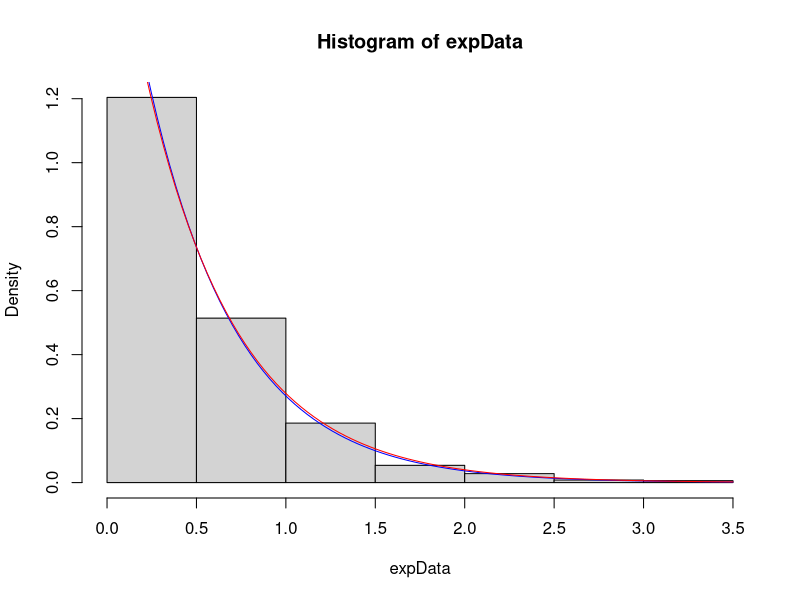

This chart was generated by the following R code: (Note: this script raises an error after producing the figure.)
## ---- chunk 1

## ---- chunk 2
#Qtn 1
#set seed 1
set.seed(1)


#sample 100 obs
expData <- rexp(1000, 2)
max(expData)
## ---- chunk 3
hist(expData, prob = TRUE)
curve(dexp(x, rate = 2), col='blue', add = TRUE)
curve(dexp(x, rate = 1.940473), col='red', add = TRUE)

## ---- chunk 4
logl <- function(lambda, xData){
  loglpr <- length(xData)*log(lambda) - lambda*sum(xData) 
  return(-loglpr)
}
## ---- chunk 5
optim(par = 5, 
      fn = logl, 
      xData= x, 
      method = 'Brent', lower = 0, upper = 5,
      )#control=list(fnscale=-1) #by default optim minimises, the fn scale is to maximiz
## ---- chunk 6
opt <- optimise(f = logl, xData = xData, lower=0.001, upper=10)
plot.new()
hist(xData, main="", xlab="x", prob=TRUE)

xr <- seq(from=0.01, to=3, length.out=500)

#take note how the estimated parameter is extracted from the list.
yr.est <- dexp(xr, rate = opt$minimum)

lines(xr, yr.est, col="blue")
yr.true <- dexp(xr, rate = 2)
lines(xr, yr.true, col="red")
legend("topright", legend = c("Fitted", "True"), col=c("blue", "red"),
lty=c(1,1), bty="n")
## ---- chunk 7
normData <- rnorm(10000, mean = 0, sd = 1)

loglike <- function(param, data){
  n <- length(normData)
  mu <- param[1]
  s2 <- param[2]**2
  
  loglikepr <- -n*0.5 * log(s2) - 0.5*sum( (normData-mu)**2 )/s2
  return(-loglikepr)
}
## ---- chunk 8
opt <- optim(c(5,5), fn=loglike,
    method="L-BFGS-B",
    lower=c(-Inf, 0.001),
    upper=c(Inf, Inf),
    data = normData,
    )#control = list(fnscale = -1)

opt


#the mean and sd estimates
cat("\n Parameter estimate = ", opt$par)
##
## Parameter estimate = 4.92677 2.856681
#the value is 0 and thus the algorithm converged
cat("\n Convergence message = ", opt$convergence)
##
## Convergence message = 0
#check the solutions
cat("\n mean = ", mean(normData))
## ---- chunk 9

#Contor plots
#range of mu and s.star
xr.mu <- seq(from=1, to=8, length.out=100)
xr.s.star <- seq(from=0.5, to=2, length.out=100)

logl.c <- function(mu, s.star, xData){
#return the loglikelihood function for Gaussian data
#par = c(mu, s*); mu = mean(X), s = log(sd(X))
#transform from sigma* to sigma
s <- exp(s.star)
#the variance of X
s2 <- s**2
n <- length(xData)
temp <- 0
for (i in 1:n){ temp <- temp + (xData[i]-mu)**2 }
logl <- -n*0.5*log(s2) - 0.5*temp/s2
return( logl[1] )
}
## ---- chunk 10
logl.vec <- Vectorize(FUN=logl.c, vectorize.args = c("mu", "s.star"))
outs <- outer(X=xr.mu, Y=xr.s.star, FUN=logl.vec, xData=xData)
#produce the contour plot
contour(xr.mu, exp(xr.s.star), outs,
nlevel=30, #the number of levels of the plot
xlab=expression(mu),
ylab=expression(sigma))
## ---- chunk 11
x1 <- 1:3
x2 <- 5:7
func1 <- function(x,y){
x*y
}
outer(X=x1, Y=x2, FUN=func1)
## ---- chunk 12

